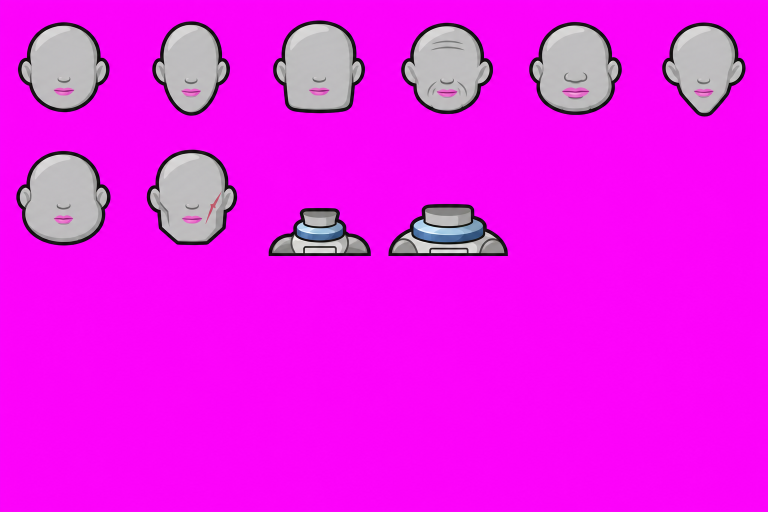
#> input picture tools/crew_portrait/src/T1_heads.png, 1536 x 1024 px (shown at 1/2 size); its folder holds only this picture in this run
$ python export.py
#> lines starting #> are read from the running program, lines starting #| are printed output that depends on the picture; after the words box and inside, x2 and y2 are one past the last pixel; in counts of white or black regions, pixels touching at a corner belong together
#!/usr/bin/env python3
"""MOON WARS — tools/crew_portrait/export.py (update255)

THE PORTRAITS, SHARP (jj 23.11: the 96 px faces were the 30 px deck heads blown up, blurry). Five GPT sheets jj made
from claude/prompty-twarze-portrety-2026-11-23.md (src/T1..T5, 1536x1024, 6 x 4 cells of 256 px, magenta ground):
  T1 heads 1-8 (no eyes, no hair) + the neck and collar (slim, heavy)
  T2 eyes with brows: 8 open (odd = women's), the same 8 closed, 6 cybernetic
  T3 hair: 12 styles in front, 12 of what shows behind the head
  T4 beards: 8, and beards 1-4 for the heavy head
  T5 accessories: glasses ×6, patch, 2 scars, bandage, headband, cap, tattoo, earring, headset, nose ring, beanie, freckles

Every part is FITTED HERE to the one face it goes on (eyes up onto the eye line, a beard's mouth on the head's mouth,
hair a little higher than GPT put it…) and baked into a 128 px cell, so the game only stacks cells:
  art/crew2p_tint.png   grey lightness (+ alpha) of what the game recolours: skin, hair, brows, beard, suit fabric
  art/crew2p_fixed.png  what keeps its colour: outlines, eyes, lips, metal, lenses
  js/crew2pdata.js      CREW2P: the cell of every part
The tint rule is crew_v2's: lightness lifted (0.25 + 1.05 g) so dark hair keeps its shading; the dark outline and the
whites stay fixed.

Run:  python3 tools/crew_portrait/export.py      (from the repo root)
"""
import json, os
import numpy as np
from PIL import Image

ROOT = os.path.abspath(os.path.join(os.path.dirname(__file__), '..', '..'))
SRC = os.path.join(os.path.dirname(__file__), 'src')
C, OUTC, COLS = 256, 128, 11

def load(name):
#> called with name = 'T1_heads.png'
    return np.asarray(Image.open(os.path.join(SRC, name)).convert('RGB')).astype(np.float32)

def key(a):
    r, g, b = a[..., 0], a[..., 1], a[..., 2]
    m = np.minimum(r, b) - g                                  # how magenta: the ground is 255, pink lips ~75
    alpha = np.clip(1 - (m - 140) / (220 - 140), 0, 1)
    spill = np.clip(m, 0, None) * (1 - alpha)
    out = a.copy(); out[..., 0] = np.clip(r - spill, 0, 255); out[..., 2] = np.clip(b - spill, 0, 255)
#> after `out[..., 0] = np.clip(r - spill, 0, 255)`:
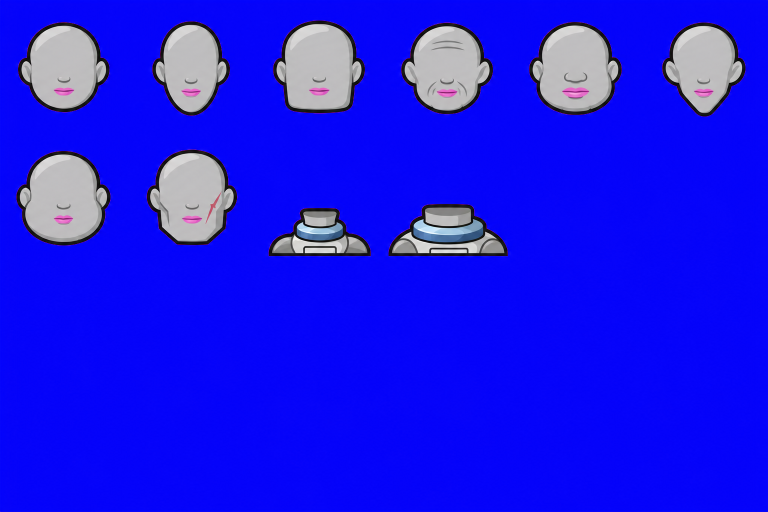
#> out: shape (1024, 1536, 3) float32 (shown at 1/2 size); mean R, G, B 26.2, 24.3, 239.7
    return out, alpha

def split(rgb, alpha, lens=False):
#> called with lens = False
    r, g, b = rgb[..., 0] / 255, rgb[..., 1] / 255, rgb[..., 2] / 255
    mx = np.maximum(np.maximum(r, g), b); mn = np.minimum(np.minimum(r, g), b)
    sat = np.where(mx > 0, (mx - mn) / np.maximum(mx, 1e-6), 0)
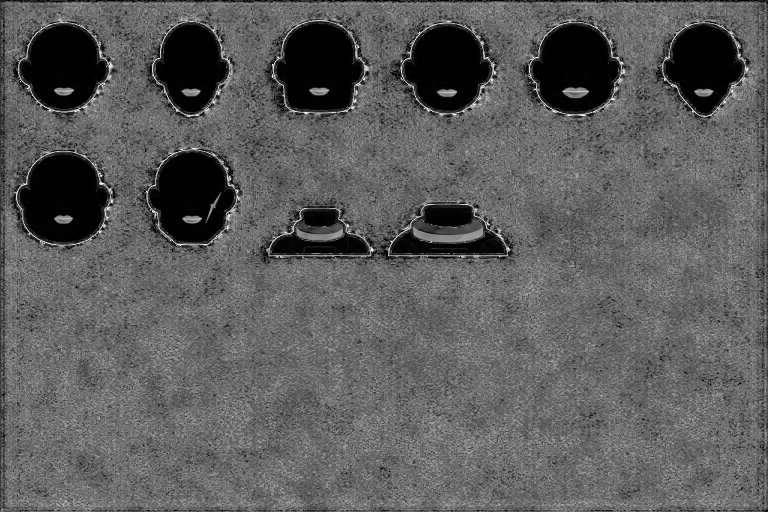
#> sat: shape (1024, 1536) float32 (shown at 1/2 size); min 0, max 1, mean 0.364
    gl = r * 0.299 + g * 0.587 + b * 0.114
    neutral = sat < 0.10
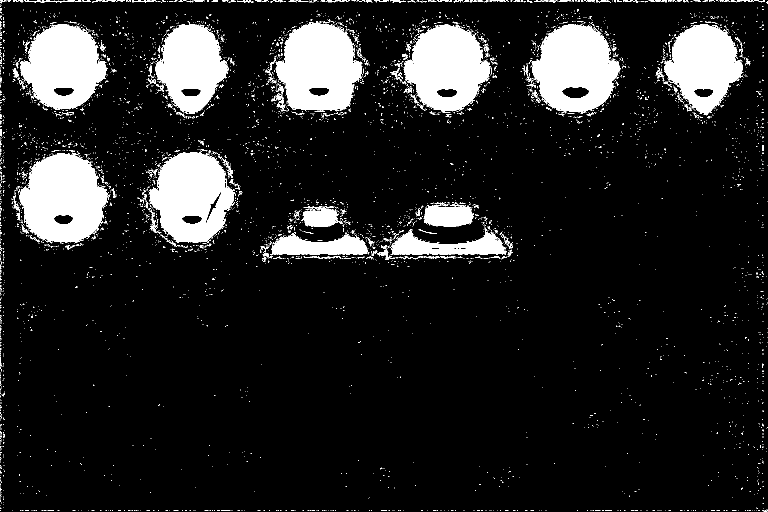
#> neutral: shape (1024, 1536) bool (shown at 1/2 size); 12.8% white; 5185 white regions (4979 under 20 px), largest, box (x1, y1, x2, y2) and area: (39, 305, 220, 487) 22887, (551, 45, 725, 221) 22120, (1063, 48, 1240, 226) 21473
    edge = (alpha < 0.95) & (sat < 0.55)                      # anti-aliased rims carry the magenta: grey them
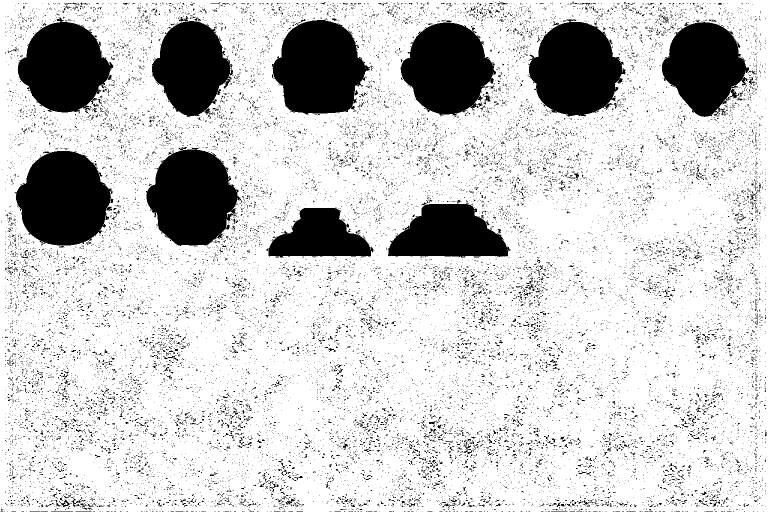
#> edge: shape (1024, 1536) bool (shown at 1/2 size); 80.6% white; 24774 black regions (24435 under 20 px), largest, box (x1, y1, x2, y2) and area: (29, 302, 226, 491) 27449, (544, 37, 740, 229) 26845, (1056, 38, 1251, 233) 26566
    fixed_dark = gl < 0.13                                    # the outline keeps its black
#> fixed_dark: shape (1024, 1536) bool; 87.9% white; 565 black regions (508 under 20 px), largest, box (x1, y1, x2, y2) and area: (39, 308, 215, 484) 22903, (553, 48, 723, 220) 22261, (1065, 50, 1237, 224) 21812
    white = gl > 0.91                                         # eye whites, glints
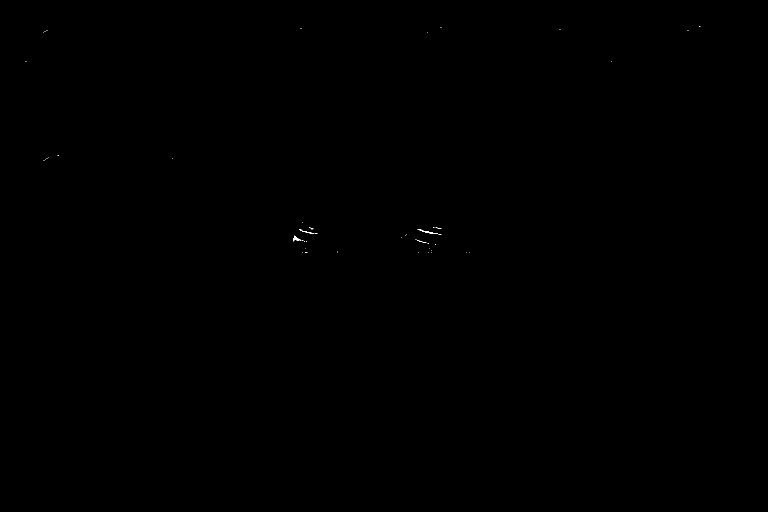
#> white: shape (1024, 1536) bool (shown at 1/2 size); 0.02% white in thin lines or dots, all inside (x1, y1, x2, y2) = (51, 53, 1401, 506)
    tint = (neutral | edge) & ~fixed_dark & ~white
#> tint: shape (1024, 1536) bool; 11.1% white; 63 white regions (51 under 20 px), largest, box (x1, y1, x2, y2) and area: (39, 309, 215, 484) 22317, (553, 48, 723, 220) 21705, (1065, 50, 1237, 224) 20855
    L = np.clip(0.25 + gl * 1.05, 0, 1) * 255
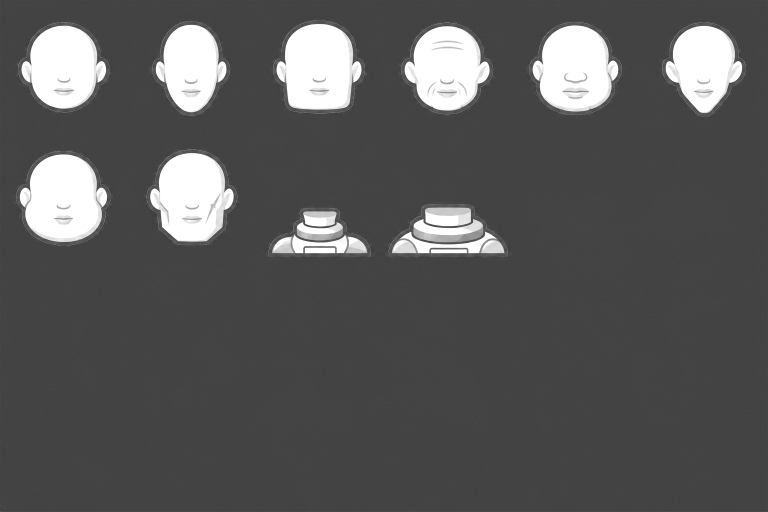
#> L: shape (1024, 1536) float32 (shown at 1/2 size); min 63.75, max 255, mean 88.9
    T = np.zeros(rgb.shape[:2] + (4,), np.float32)
    T[..., 0] = T[..., 1] = T[..., 2] = L; T[..., 3] = np.where(tint, alpha, 0) * 255
    F = np.zeros(rgb.shape[:2] + (4,), np.float32)
    F[..., :3] = rgb; F[..., 3] = np.where(~tint, alpha, 0) * 255
#> after `F[..., 3] = np.where(~tint, alpha, 0) * 255`:
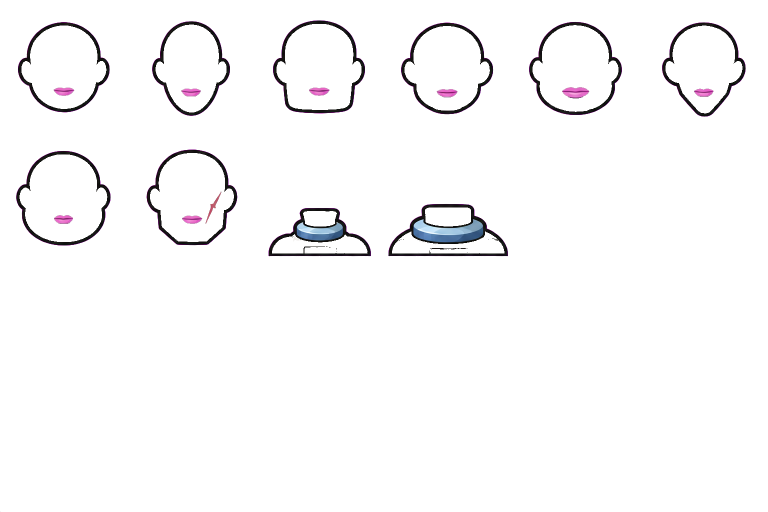
#> F: shape (1024, 1536, 4) float32 (shown at 1/2 size); mean R, G, B, A 26.2, 24.3, 25.1, 8.3; transparent parts drawn white
    if lens:                                                  # lenses came out violet (the magenta behind): pale glass
        d = mx - mn + 1e-6
        hue = np.where(mx == r, ((g - b) / d) % 6, np.where(mx == g, (b - r) / d + 2, (r - g) / d + 4)) * 60
        vio = (hue > 255) & (hue < 330) & (sat > 0.18) & (F[..., 3] > 76) & (gl > 0.43)
        F[vio] = [200, 235, 255, 90]
    return T, F

def sheet(name, lens=False):
    rgb, alpha = key(load(name))
    T, F = split(rgb, alpha, lens)
    cell = lambda arr, i: Image.fromarray(arr[(i // 6) * C:(i // 6 + 1) * C, (i % 6) * C:(i % 6 + 1) * C].astype(np.uint8))
    return lambda i: (cell(T, i), cell(F, i))

def xform(im, s=1.0, dx=0, dy=0, cx=128, cy=128):
    if s == 1 and dx == 0 and dy == 0: return im
    w = round(C * s); im2 = im.resize((w, w), Image.LANCZOS)
    out = Image.new('RGBA', (C, C), (0, 0, 0, 0))
    out.paste(im2, (round(cx - cx * s + dx), round(cy - cy * s + dy)), im2)
    return out

HEAD = dict(s=0.92, dy=-14)                                   # every face a little smaller and higher: room for the collar
EYES = dict(s=0.86, dy=-30, cy=150)                           # GPT drew them on the nose: up onto the eye line
HAIR = dict(s=0.93, dy=-24)
HAIR_EXTRA = {9: -10}                                         # the bob's fringe off the eyes
ACC_EYES = dict(s=0.86, dy=-22, cy=140)                       # glasses, the patch, the tattoo under the eye
ACC_ON_EYES = {0, 1, 2, 3, 4, 5, 6, 12}
ACC_HEADGEAR = {9, 10, 11, 16}                                # bandage, headband, cap, beanie: up onto the brow
HAT = dict(s=0.95, dy=-34, cy=60)

def both(pair, *steps):
    t, f = pair
    for st in steps: t, f = xform(t, **st), xform(f, **st)
    return t, f

def beard_dy(pair):
    a = np.maximum(np.asarray(pair[0])[..., 3], np.asarray(pair[1])[..., 3])
    idx = np.where(a[:, 128] > 128)[0]
    gaps = [(idx[k], idx[k + 1]) for k in range(len(idx) - 1) if 20 < idx[k + 1] - idx[k] < 60]
    if gaps: g = gaps[-1]; return 182 - (g[0] + g[1]) / 2   # its mouth on the head's mouth
    ys = np.where(a.max(1) > 128)[0]
    return 174 - ys.max()                                     # a moustache: just over the lip

def collar(pair):
    """The neck in skin, the shoulders in the suit's colour: two tint cells, split at the collar ring's top."""
    t, f = pair
    fa = np.asarray(f)[..., 3]; ys = np.where(fa.max(1) > 0)[0]
    ring = int(ys.min()) + 4 if len(ys) else 180
    ta = np.asarray(t).copy(); skin = ta.copy(); suit = ta.copy()
    skin[ring:, :, 3] = 0; suit[:ring, :, 3] = 0
    return Image.fromarray(skin), Image.fromarray(suit), f

def main():
    T1, T2, T3, T4, T5 = sheet('T1_heads.png'), sheet('T2_eyes.png'), sheet('T3_hair.png'), sheet('T4_beards.png'), sheet('T5_accessories.png', lens=True)
    cells, index = [], {}
    def put(kind, i, t, f):
        index.setdefault(kind, {})[str(i)] = len(cells); cells.append((t, f))
    for i in range(8): put('head', i, *both(T1(i), HEAD))
    for i in range(22): put('eyes', i, *both(T2(i), EYES, HEAD))
    for i in range(12):
        hs = dict(HAIR, dy=HAIR['dy'] + HAIR_EXTRA.get(i, 0))
        put('hair', i, *both(T3(i), hs))
        put('hairBack', i, *both(T3(12 + i), hs))
    for i in range(12):
        p = T4(i); put('beard', i, *both(p, dict(s=0.92, dy=beard_dy(p), cy=180), HEAD))
    for i in range(18):
        put('acc', i, *(both(T5(i), ACC_EYES, HEAD) if i in ACC_ON_EYES else both(T5(i), HAT, HEAD) if i in ACC_HEADGEAR else both(T5(i), HEAD)))
    empty = Image.new('RGBA', (C, C), (0, 0, 0, 0))
    for k, i in (('slim', 8), ('heavy', 9)):
        skin, suit, f = collar(T1(i))
        index.setdefault('neck', {})[k] = len(cells); cells.append((skin, empty))
        index.setdefault('collar', {})[k] = len(cells); cells.append((suit, f))
    rows = (len(cells) + COLS - 1) // COLS
    At = Image.new('RGBA', (COLS * OUTC, rows * OUTC), (0, 0, 0, 0)); Af = At.copy()
    for n, (t, f) in enumerate(cells):
        xy = ((n % COLS) * OUTC, (n // COLS) * OUTC)
        At.paste(t.resize((OUTC, OUTC), Image.LANCZOS), xy); Af.paste(f.resize((OUTC, OUTC), Image.LANCZOS), xy)
    At.convert('LA').save(os.path.join(ROOT, 'art', 'crew2p_tint.png'), optimize=True)
    Af.quantize(256, method=Image.Quantize.FASTOCTREE).save(os.path.join(ROOT, 'art', 'crew2p_fixed.png'), optimize=True)   # flat art: 256 colours do
    meta = {'version': 1, 'cw': OUTC, 'ch': OUTC, 'cols': COLS, 'n': len(cells), 'index': index,
            '_readme': 'update255 portrait layers — written by tools/crew_portrait/export.py, do not edit by hand'}
    with open(os.path.join(ROOT, 'js', 'crew2pdata.js'), 'w') as fh:
        fh.write('/* MOON WARS — crew2pdata.js (update255): GENERATED by tools/crew_portrait/export.py — do not edit by hand.\n'
                 '   Where every portrait part sits in art/crew2p_tint.png and art/crew2p_fixed.png (128 px cells). */\n'
                 "'use strict';\nconst CREW2P = " + json.dumps(meta, separators=(',', ':')) + ';\n'
                 "if (typeof window !== 'undefined') window.CREW2P = CREW2P;\n")
    print(len(cells), 'cells', At.size)

if __name__ == '__main__':
#> (the run stopped early here; a loop or call above may not have finished)
